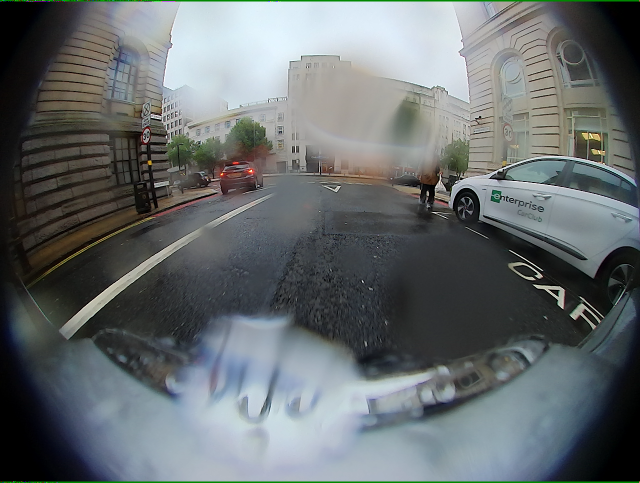
#> input picture dataset/bad/1.png, 1280 x 966 px (shown at 1/2 size)
$ python main.py ../dataset/bad/1.png
#> lines starting #> are read from the running program, lines starting #| are printed output that depends on the picture
### program/fun.py
import cv2 as cv
import numpy as np
import os
import json
import sys
import time


gornjaG = 250
donjaG = 730

def preprocesirajSliku(path):
#> called with path = '../dataset/bad/1.png'
    ekstenzija = path[(path.rfind(".")+1):]
    if ekstenzija!="png" and ekstenzija!="jpg":
        return
    image_good = cv.imread(path)
#> image_good is the input picture: shape (966, 1280, 3); mean B, G, R 109.3, 107.7, 101.9
    image_good_s = cv.cvtColor(image_good,cv.COLOR_BGR2GRAY)
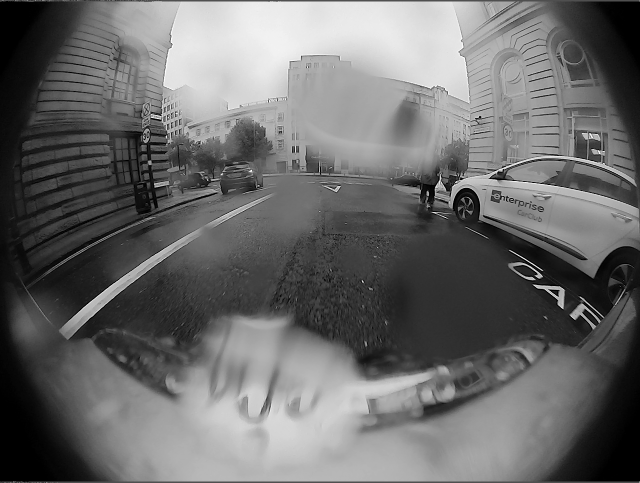
#> image_good_s: shape (966, 1280) (shown at 1/2 size); min 0, max 255, mean 106.2
    image_good_b = cv.adaptiveThreshold(image_good_s,255,cv.ADAPTIVE_THRESH_GAUSSIAN_C,cv.THRESH_BINARY_INV,11,4)
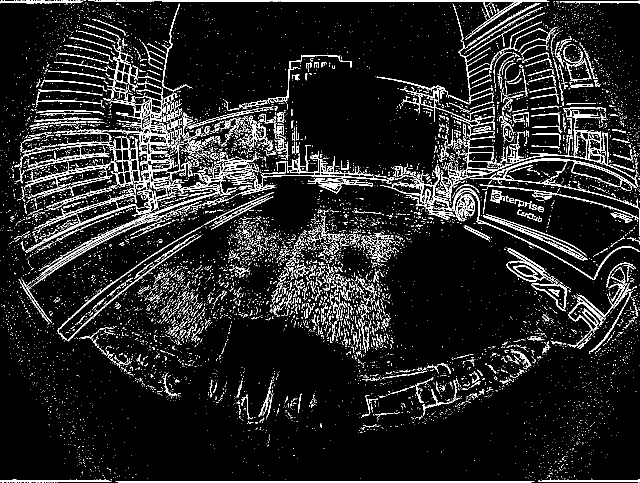
#> image_good_b: shape (966, 1280) (shown at 1/2 size); 10.1% white in thin lines or dots
    cv.imshow("Originalna slika",image_good)
    cv.imshow("Sivoskalirana slika",image_good_s)
    cv.imshow("Binarna slika",image_good_b)
    return image_good_b

def daLiJeVidljivostDobra(image):
    m, n = image.shape
#> m = 966; n = 1280
    brojPixel = 0
    for i in range(gornjaG,donjaG):
        for j in range(n):
            if image[i][j] == 255:
                brojPixel+=1
    if brojPixel>111000:
        return True
    return False

def pokreni(path):
    image = preprocesirajSliku(path)
    org_image = cv.imread(path)
    if daLiJeVidljivostDobra(image)==True:
        cv.imshow("Dobra vidljivost",org_image)
    else:
        cv.imshow("Losa vidljivost",org_image)


#####Dodatno
# [28 lines left out: functions konverzijaBinarnaOpen, brojPiksela, not called in this run]

def obradaFolderSlike(path1,path2):
    for file in os.listdir(path1):
        konverzijaBinarnaOpen(path1+"//"+file,path2)
# [34 lines left out: function statistikaSlikaFolder, not called in this run]


def obradaFoldera(path1,path2):
    obradaFolderSlike(path1,path2)
    statistikaSlikaFolder(path2)


cv.waitKey(0)

### program/main.py
from fun import obradaFolderSlike,statistikaSlikaFolder
import fun as f
import cv2 as cv
import sys
import os

f.pokreni(sys.argv[1])

cv.waitKey(0)

$ run again, on dataset/bad/11.png
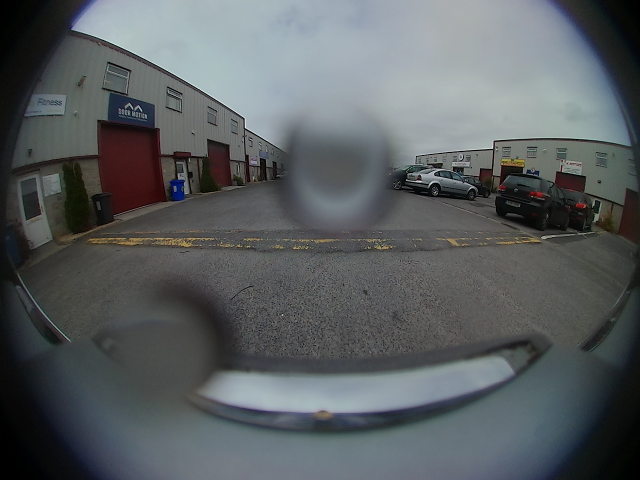
#> input picture dataset/bad/11.png, 1280 x 960 px (shown at 1/2 size)
#> in preprocesirajSliku, image_good is the input picture: shape (960, 1280, 3); mean B, G, R 96.7, 94.6, 89.7
#> in preprocesirajSliku, `image_good_s = cv.cvtColor(image_good,cv.COLOR_BGR2GRAY)`:
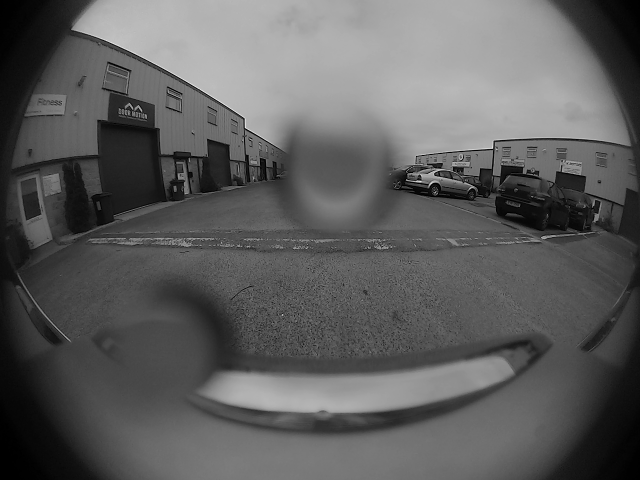
#> image_good_s: shape (960, 1280) (shown at 1/2 size); min 0, max 255, mean 93.4
#> in preprocesirajSliku, `image_good_b = cv.adaptiveThreshold(image_good_s,255,cv.ADAPTIVE_THRES..`:
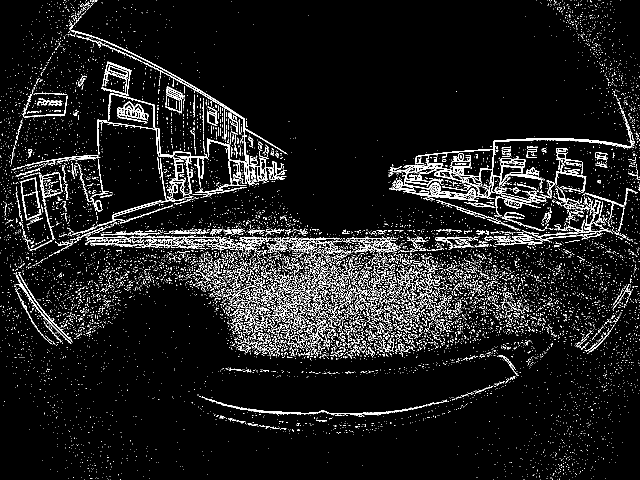
#> image_good_b: shape (960, 1280) (shown at 1/2 size); 7.7% white in thin lines or dots

$ run again, on dataset/bad/12.png
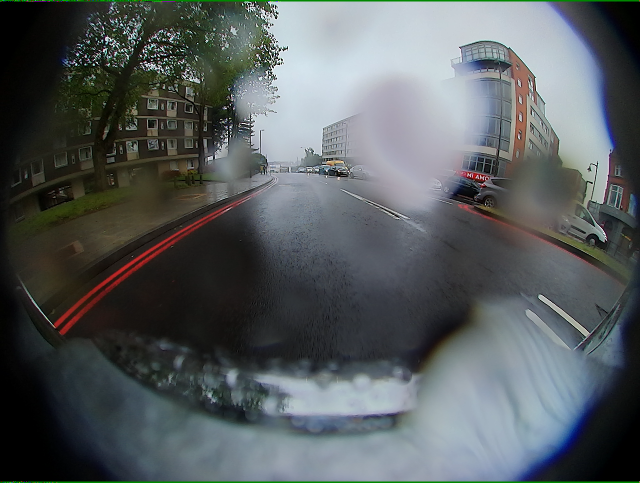
#> input picture dataset/bad/12.png, 1280 x 966 px (shown at 1/2 size)
#> in preprocesirajSliku, image_good is the input picture: shape (966, 1280, 3); mean B, G, R 94.1, 92.3, 86.7
#> in preprocesirajSliku, `image_good_s = cv.cvtColor(image_good,cv.COLOR_BGR2GRAY)`:
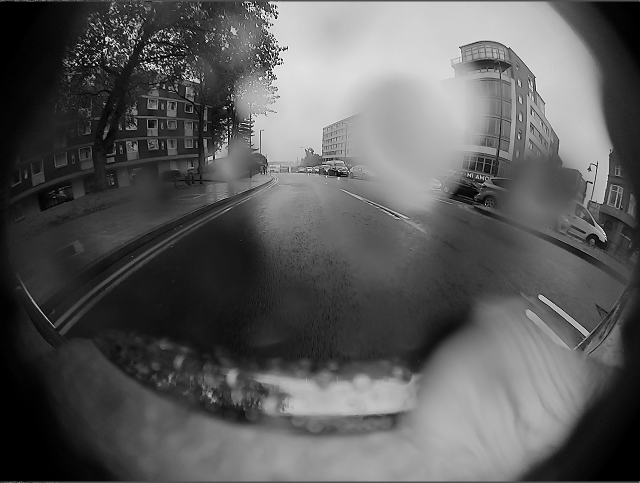
#> image_good_s: shape (966, 1280) (shown at 1/2 size); min 0, max 255, mean 90.8
#> in preprocesirajSliku, `image_good_b = cv.adaptiveThreshold(image_good_s,255,cv.ADAPTIVE_THRES..`:
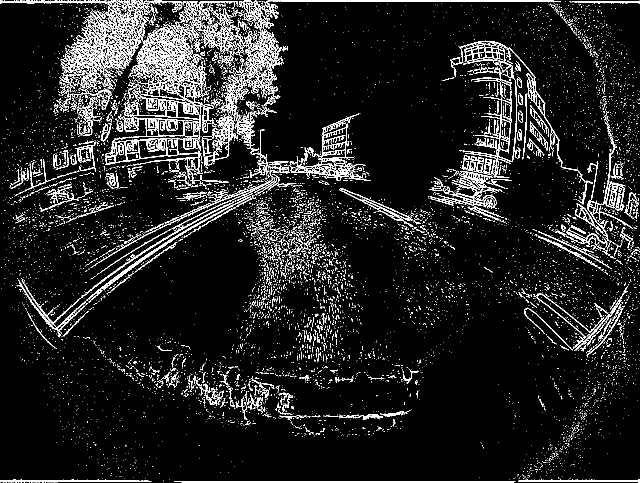
#> image_good_b: shape (966, 1280) (shown at 1/2 size); 9.4% white in thin lines or dots

$ run again, on dataset/bad/13.png
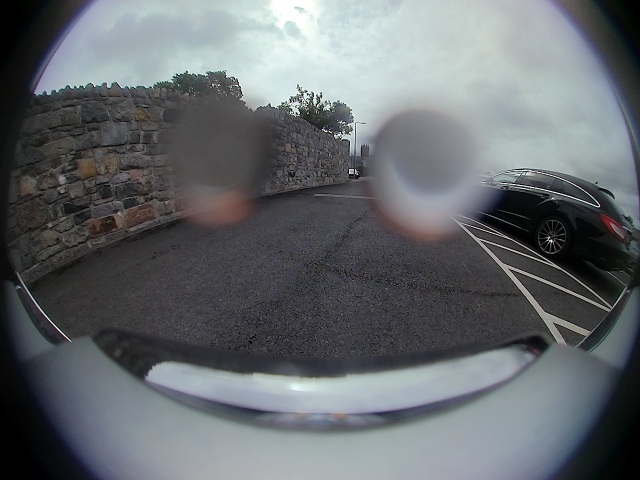
#> input picture dataset/bad/13.png, 1280 x 960 px (shown at 1/2 size)
#> in preprocesirajSliku, image_good is the input picture: shape (960, 1280, 3); mean B, G, R 109.5, 105.8, 101.4
#> in preprocesirajSliku, `image_good_s = cv.cvtColor(image_good,cv.COLOR_BGR2GRAY)`:
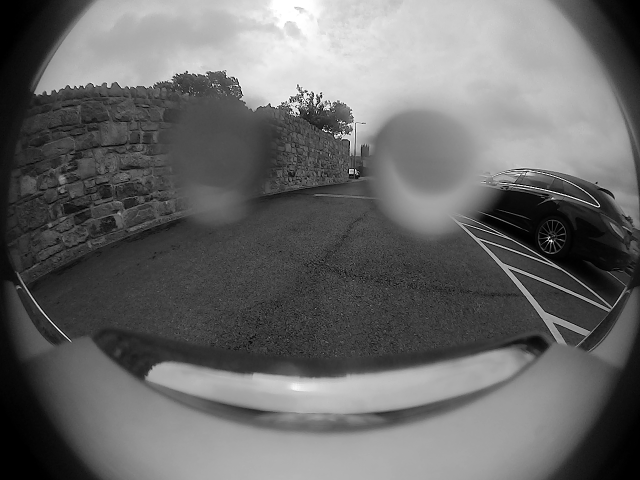
#> image_good_s: shape (960, 1280) (shown at 1/2 size); min 0, max 255, mean 104.9
#> in preprocesirajSliku, `image_good_b = cv.adaptiveThreshold(image_good_s,255,cv.ADAPTIVE_THRES..`:
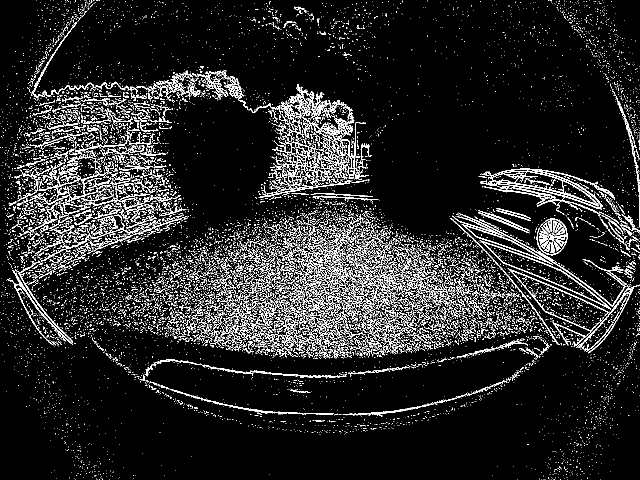
#> image_good_b: shape (960, 1280) (shown at 1/2 size); 10.2% white in thin lines or dots
